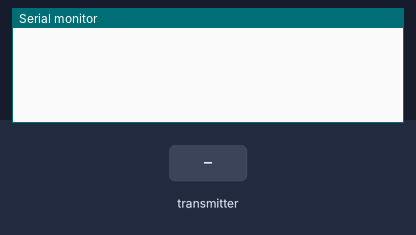
The sketch below on a simulated Arduino Uno, built with avr-gcc and run on an emulated ATmega328P. Shown: the last lines printed to the serial monitor. Inputs (shaded band) come from the test bench. No radio packets arrive unless stated.

Above: at 1.2 s.
1.3 s: the transmitter starts sending ch1 = 0
At 1.37 s:
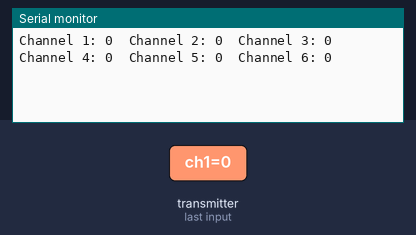
3.2 s: the transmitter starts sending ch2 = 64
At 3.34 s:
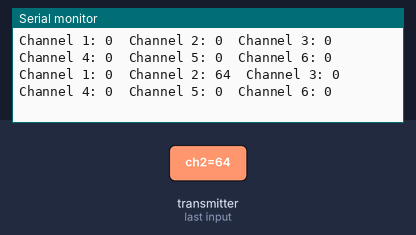
6.2 s: the transmitter starts sending ch3 = 64
At 6.33 s:
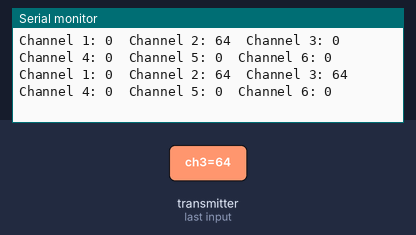
9.2 s: the transmitter starts sending ch4 = 128
At 9.37 s:
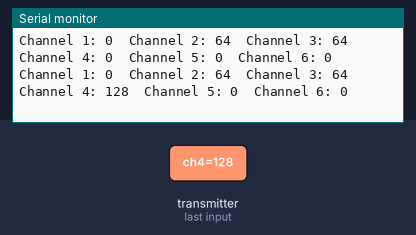
12.2 s: the transmitter starts sending ch5 = 64
At 12.39 s:
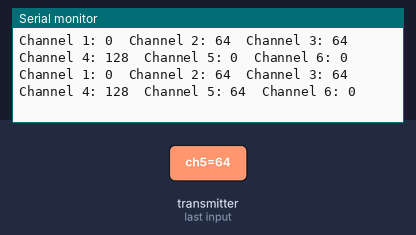
15.2 s: the transmitter starts sending ch6 = 64
At 15.36 s:
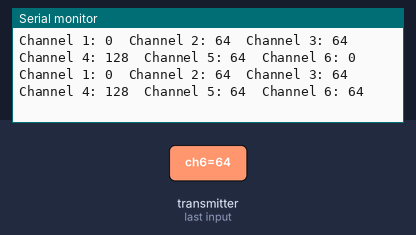

The sketch:

rx.ino
```cpp
#include <SPI.h>
#include <nRF24L01.h>
#include <RF24.h>

RF24 radio(9, 10); // CE, CSN pins

const uint64_t pipe = 0xE8E8F0F0E1LL; // Radio pipe address (must be the same as transmitter)

struct Received_data {
  byte ch1;
  byte ch2;
  byte ch3;
  byte ch4;
  byte ch5;
  byte ch6;
};

Received_data received_data;

void setup() {
  Serial.begin(9600);
  radio.begin();
  radio.openReadingPipe(1, pipe);
  radio.startListening();
}

void loop() {
  if (radio.available()) {
    radio.read(&received_data, sizeof(received_data));

    // Print received data to serial monitor
    Serial.print("Channel 1: ");
    Serial.print(received_data.ch1);
    Serial.print("\tChannel 2: ");
    Serial.print(received_data.ch2);
    Serial.print("\tChannel 3: ");
    Serial.print(received_data.ch3);
    Serial.print("\tChannel 4: ");
    Serial.print(received_data.ch4);
    Serial.print("\tChannel 5: ");
    Serial.print(received_data.ch5);
    Serial.print("\tChannel 6: ");
    Serial.println(received_data.ch6);
  }
}
```

Measured:
- after the input at 1.3 s, the serial monitor: prints a new line at once (image 1)
- after the input at 3.2 s, the serial monitor: prints a new line after 0.07 s (image 2)
- after the input at 6.2 s, the serial monitor: prints a new line after 0.07 s (image 3)
- after the input at 9.2 s, the serial monitor: prints a new line after 0.10 s (image 4)
- after the input at 12.2 s, the serial monitor: prints a new line after 0.12 s (image 5)
- after the input at 15.2 s, the serial monitor: prints a new line after 0.09 s (image 6)
